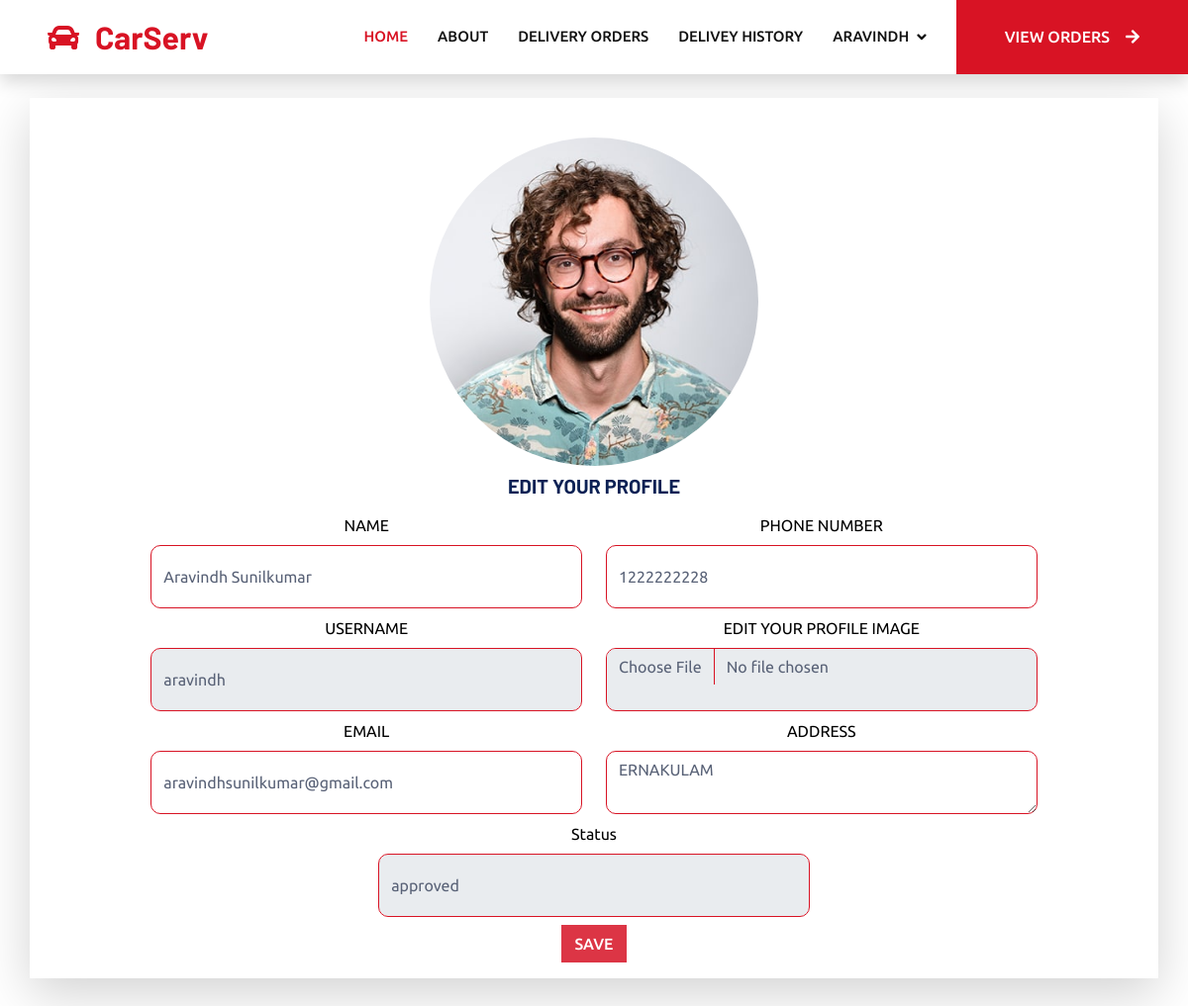
Screenshot of /DUserProfile (signed in) with the database file from the repository.
### Serv_Booking/models.py (models this page shows, shortened)
class DeliveryBoy(models.Model):
    name = models.CharField(max_length=100,)
    email = models.EmailField(unique=True)
    phone = models.CharField(max_length=15)
    address = models.TextField()
    status = models.CharField(max_length=255,default='not approved')
    work_status = models.CharField(max_length=255,default='free')
    date_joined = models.DateTimeField(auto_now_add=True)
    profile_picture = models.FileField()
    license_number = models.CharField(max_length=255)
    license_image = models.FileField()
    username = models.CharField(max_length=255)
    password = models.CharField(max_length=255)
    points = models.IntegerField(default=5)

### Serv_Booking/views.py (the view, shortened to what this page needs)
# urls.py: path('DUserProfile',views.DUserProfile),
def DUserProfile(request):
    details= DeliveryBoy.objects.get(username = request.session.get('duser'))
    print(details.name, details.email, details.phone)  # Check updated fields
    s = DBoyDetails(instance = details)
    return render(request,'DeliveryBoy/DUserProfile.html',{'duser':request.session['duser'],'details':s})

### templates/DeliveryBoy/DUserprofile.html (shortened to what this page needs)
{% extends 'DeliveryBoy/Base.html' %}
    {% block content %}
        {% load static %}
    <div class="container shadow-lg p-3 mb-5 bg-white rounded mt-4 ">
        <form action="" method="post" enctype="multipart/form-data">
            <div class="row text-center ">
                <div class="col-md-12 mt-4" style="top:20px">
                    {% if details.instance.profile_picture %}
                        <img src="{{ details.instance.profile_picture.url }}" class="rounded-circle" width="30%" height="auto" alt="User Image" >
                    {% else %}
                        <img src="/static/img/person.png" class="rounded-circle" width="30%" height="auto" alt="Default Image">
                    {% endif %}
                </div>
                <div class="row mx-auto text-uppercase text-center mt-2" >
                    <h5 style="">Edit Your profile</h5>
                </div>
                 <div class="row col-md-10 m-auto">
                    <div class="col-md-6">
                            <div class="col-12 mt-2">
                                <label for="">NAME</label>
                            </div>
                            <div class="col-12 mt-2">
                                {{ details.name }}
                            </div>
                            <div class="col-12 mt-2">
                                <label for="">USERNAME</label>
                            </div>
                            <div class="col-12 mt-2">
                                {{ details.username }}
                            </div>
                            <div class="col-12 mt-2">
                                <label for="">EMAIL</label>
                            </div>
                            <div class="col-12 mt-2">
                                {{ details.email }}
                            </div>
                    </div>
                    <div class="col-md-6">
                        <div class="col-12 mt-2">
                            <label for="">PHONE NUMBER</label>
                        </div>
                        <div class="col-12 mt-2">
                            {{ details.phone }}
                        </div>
                        <div class="col-12 mt-2">
                            <label for="">EDIT YOUR PROFILE IMAGE</label>
                        </div>
                        <div class="col-12 mt-2">
                            {{ details.profile_picture }}
                        </div>
                        <div class="col-12 mt-2">
                            <label for="">ADDRESS</label>
                        </div>
                            <div class="col-12 mt-2">
                                {{ details.address }}
                            </div>
                    </div>
                    <div class="col-12 mt-2 m-auto">
                        <label for="">Status</label>
                    </div>
                    <div class="col-6 mt-2 m-auto">
                        {{ details.status }}
                    </div>
                    <div class="col-md-12 d-flex justify-content-center mt-2">
                        <input type="submit" value="Save" class="btn btn-danger">
                    </div>
            </div>
        </form>
     </div>
    {% endblock %}

### templates/DeliveryBoy/Base.html (shortened to what this page needs)
<!DOCTYPE html>
<html lang="en">
    <head>
        {% load static %}
        <link href="https://cdnjs.cloudflare.com/ajax/libs/font-awesome/5.10.0/css/all.min.css" rel="stylesheet">
        <link href="https://cdn.jsdelivr.net/npm/bootstrap-icons@1.4.1/font/bootstrap-icons.css" rel="stylesheet">
        <link href="{% static 'lib/animate/animate.min.css'%}" rel="stylesheet">
        <link href="{% static 'lib/owlcarousel/assets/owl.carousel.min.css'%}" rel="stylesheet">
        <link href="{% static 'lib/tempusdominus/css/tempusdominus-bootstrap-4.min.css'%}" rel="stylesheet" />
        <link href="{% static 'css/bootstrap.min.css'%} " rel="stylesheet">
        <link href="{% static 'css/style.css'%}" rel="stylesheet">
    </head>
<body>
    <nav class="navbar navbar-expand-lg bg-white navbar-light shadow sticky-top p-0">
        <a href="DUserHome" class="navbar-brand d-flex align-items-center px-4 px-lg-5">
            <h2 class="m-0 text-primary"><i class="fa fa-car me-3"></i>CarServ</h2>
        </a>
        <div class="collapse navbar-collapse" id="navbarCollapse">
            <div class="navbar-nav ms-auto p-4 p-lg-0">
                <a href="DUserHome" class="nav-item nav-link active">Home</a>
                <a href="DUserHome#about" class="nav-item nav-link">About</a>
                <a href="DeliveryOrders" class="nav-item nav-link">Delivery Orders</a>
                <a href="DeliveryHistory" class="nav-item nav-link">delivey History</a>
                <div class="nav-item dropdown">
                    <a href="#" class="nav-link dropdown-toggle" data-bs-toggle="dropdown">{{duser}}</a>
                </div>
            </div>
            <a href="DeliveryOrders" class="btn btn-primary py-4 px-lg-5 d-none d-lg-block">View Orders<i class="fa fa-arrow-right ms-3"></i></a>
        </div>
    </nav>
     {% block content %}{% endblock %}
</body>
</html>

### static/css/style.css (style rules this page uses)
:root { --primary: #D81324; --secondary: #0B2154; --light: #F2F2F2; --dark: #111111; }
.btn { font-weight: 500; text-transform: uppercase; transition: .5s; }
.btn.btn-primary, .btn.btn-secondary { color: #FFFFFF; }
.navbar .dropdown-toggle::after { border: none; content: "\f107"; font-family: "Font Awesome 5 Free"; font-weight: 900; vertical-align: middle; margin-left: 8px; }
.navbar-light .navbar-nav .nav-link { margin-right: 30px; padding: 25px 0; color: #FFFFFF; font-size: 15px; text-transform: uppercase; outline: none; }
.navbar-light .navbar-nav .nav-link:hover, .navbar-light .navbar-nav .nav-link.active { color: var(--primary); }
.navbar-light .navbar-brand, .navbar-light a.btn { height: 75px; }
.navbar-light .navbar-nav .nav-link { color: var(--dark); font-weight: 500; }
.navbar-light.sticky-top { top: -100px; transition: .5s; }
.form-manual { height: 8vh; border-radius: 10px; border-color:#D81324 }
input::placeholder { text-align: center; color: #c20000; }

### rows the page displays
DeliveryBoy: username "ARAVINDH", instance.profile_picture (picture), name "Aravindh Sunilkumar", username "aravindh", email "aravindhsunilkumar@gmail.com", phone "1222222228", address "ERNAKULAM", status "approved"
